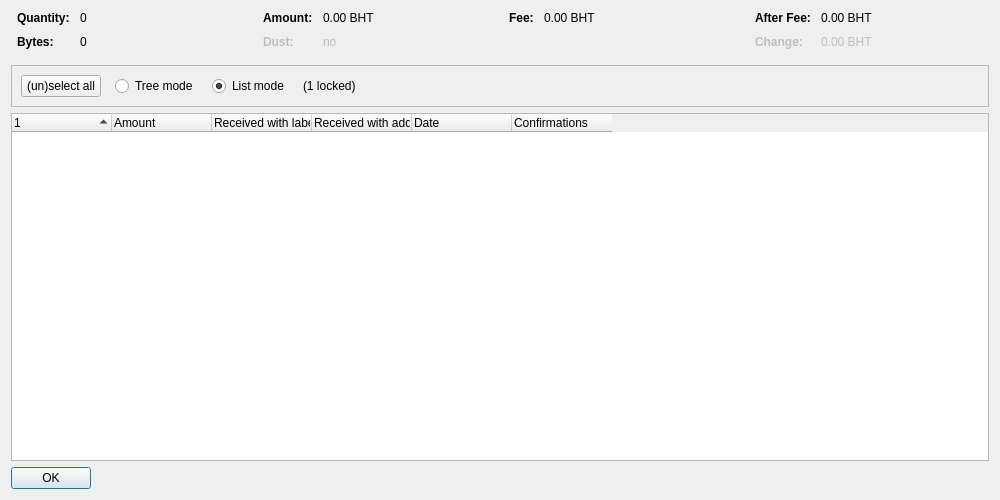
<?xml version="1.0" encoding="UTF-8"?>
<ui version="4.0">
 <class>CoinControlDialog</class>
 <widget class="QDialog" name="CoinControlDialog">
  <property name="geometry">
   <rect>
    <x>0</x>
    <y>0</y>
    <width>1000</width>
    <height>500</height>
   </rect>
  </property>
  <property name="windowTitle">
   <string>Coin Selection</string>
  </property>
  <layout class="QVBoxLayout" name="verticalLayout">
   <item>
    <layout class="QHBoxLayout" name="horizontalLayoutTop" stretch="0,0,0,0">
     <property name="topMargin">
      <number>0</number>
     </property>
     <property name="bottomMargin">
      <number>10</number>
     </property>
     <item>
      <layout class="QFormLayout" name="formLayoutCoinControl1">
       <property name="horizontalSpacing">
        <number>10</number>
       </property>
       <property name="verticalSpacing">
        <number>10</number>
       </property>
       <property name="leftMargin">
        <number>6</number>
       </property>
       <property name="rightMargin">
        <number>6</number>
       </property>
       <item row="0" column="0">
        <widget class="QLabel" name="labelCoinControlQuantityText">
         <property name="font">
          <font>
           <weight>75</weight>
           <bold>true</bold>
          </font>
         </property>
         <property name="text">
          <string>Quantity:</string>
         </property>
        </widget>
       </item>
       <item row="0" column="1">
        <widget class="QLabel" name="labelCoinControlQuantity">
         <property name="cursor">
          <cursorShape>IBeamCursor</cursorShape>
         </property>
         <property name="contextMenuPolicy">
          <enum>Qt::ActionsContextMenu</enum>
         </property>
         <property name="text">
          <string notr="true">0</string>
         </property>
         <property name="textInteractionFlags">
          <set>Qt::LinksAccessibleByMouse|Qt::TextSelectableByKeyboard|Qt::TextSelectableByMouse</set>
         </property>
        </widget>
       </item>
       <item row="1" column="0">
        <widget class="QLabel" name="labelCoinControlBytesText">
         <property name="font">
          <font>
           <weight>75</weight>
           <bold>true</bold>
          </font>
         </property>
         <property name="text">
          <string>Bytes:</string>
         </property>
        </widget>
       </item>
       <item row="1" column="1">
        <widget class="QLabel" name="labelCoinControlBytes">
         <property name="cursor">
          <cursorShape>IBeamCursor</cursorShape>
         </property>
         <property name="contextMenuPolicy">
          <enum>Qt::ActionsContextMenu</enum>
         </property>
         <property name="text">
          <string notr="true">0</string>
         </property>
         <property name="textInteractionFlags">
          <set>Qt::LinksAccessibleByMouse|Qt::TextSelectableByKeyboard|Qt::TextSelectableByMouse</set>
         </property>
        </widget>
       </item>
      </layout>
     </item>
     <item>
      <layout class="QFormLayout" name="formLayoutCoinControl2">
       <property name="horizontalSpacing">
        <number>10</number>
       </property>
       <property name="verticalSpacing">
        <number>10</number>
       </property>
       <property name="leftMargin">
        <number>6</number>
       </property>
       <property name="rightMargin">
        <number>6</number>
       </property>
       <item row="0" column="0">
        <widget class="QLabel" name="labelCoinControlAmountText">
         <property name="font">
          <font>
           <weight>75</weight>
           <bold>true</bold>
          </font>
         </property>
         <property name="text">
          <string>Amount:</string>
         </property>
        </widget>
       </item>
       <item row="0" column="1">
        <widget class="QLabel" name="labelCoinControlAmount">
         <property name="cursor">
          <cursorShape>IBeamCursor</cursorShape>
         </property>
         <property name="contextMenuPolicy">
          <enum>Qt::ActionsContextMenu</enum>
         </property>
         <property name="text">
          <string notr="true">0.00 BHT</string>
         </property>
         <property name="textInteractionFlags">
          <set>Qt::LinksAccessibleByMouse|Qt::TextSelectableByKeyboard|Qt::TextSelectableByMouse</set>
         </property>
        </widget>
       </item>
       <item row="1" column="0">
        <widget class="QLabel" name="labelCoinControlLowOutputText">
         <property name="enabled">
          <bool>false</bool>
         </property>
         <property name="font">
          <font>
           <weight>75</weight>
           <bold>true</bold>
          </font>
         </property>
         <property name="text">
          <string>Dust:</string>
         </property>
        </widget>
       </item>
       <item row="1" column="1">
        <widget class="QLabel" name="labelCoinControlLowOutput">
         <property name="enabled">
          <bool>false</bool>
         </property>
         <property name="cursor">
          <cursorShape>IBeamCursor</cursorShape>
         </property>
         <property name="contextMenuPolicy">
          <enum>Qt::ActionsContextMenu</enum>
         </property>
         <property name="text">
          <string notr="true">no</string>
         </property>
         <property name="textInteractionFlags">
          <set>Qt::LinksAccessibleByMouse|Qt::TextSelectableByKeyboard|Qt::TextSelectableByMouse</set>
         </property>
        </widget>
       </item>
      </layout>
     </item>
     <item>
      <layout class="QFormLayout" name="formLayoutCoinControl3">
       <property name="horizontalSpacing">
        <number>10</number>
       </property>
       <property name="verticalSpacing">
        <number>10</number>
       </property>
       <property name="leftMargin">
        <number>6</number>
       </property>
       <property name="rightMargin">
        <number>6</number>
       </property>
       <item row="0" column="0">
        <widget class="QLabel" name="labelCoinControlFeeText">
         <property name="font">
          <font>
           <weight>75</weight>
           <bold>true</bold>
          </font>
         </property>
         <property name="text">
          <string>Fee:</string>
         </property>
        </widget>
       </item>
       <item row="0" column="1">
        <widget class="QLabel" name="labelCoinControlFee">
         <property name="cursor">
          <cursorShape>IBeamCursor</cursorShape>
         </property>
         <property name="contextMenuPolicy">
          <enum>Qt::ActionsContextMenu</enum>
         </property>
         <property name="text">
          <string notr="true">0.00 BHT</string>
         </property>
         <property name="textInteractionFlags">
          <set>Qt::LinksAccessibleByMouse|Qt::TextSelectableByKeyboard|Qt::TextSelectableByMouse</set>
         </property>
        </widget>
       </item>
      </layout>
     </item>
     <item>
      <layout class="QFormLayout" name="formLayoutCoinControl4">
       <property name="horizontalSpacing">
        <number>10</number>
       </property>
       <property name="verticalSpacing">
        <number>10</number>
       </property>
       <property name="leftMargin">
        <number>6</number>
       </property>
       <property name="rightMargin">
        <number>6</number>
       </property>
       <item row="0" column="0">
        <widget class="QLabel" name="labelCoinControlAfterFeeText">
         <property name="font">
          <font>
           <weight>75</weight>
           <bold>true</bold>
          </font>
         </property>
         <property name="text">
          <string>After Fee:</string>
         </property>
        </widget>
       </item>
       <item row="0" column="1">
        <widget class="QLabel" name="labelCoinControlAfterFee">
         <property name="cursor">
          <cursorShape>IBeamCursor</cursorShape>
         </property>
         <property name="contextMenuPolicy">
          <enum>Qt::ActionsContextMenu</enum>
         </property>
         <property name="text">
          <string notr="true">0.00 BHT</string>
         </property>
         <property name="textInteractionFlags">
          <set>Qt::LinksAccessibleByMouse|Qt::TextSelectableByKeyboard|Qt::TextSelectableByMouse</set>
         </property>
        </widget>
       </item>
       <item row="1" column="0">
        <widget class="QLabel" name="labelCoinControlChangeText">
         <property name="enabled">
          <bool>false</bool>
         </property>
         <property name="font">
          <font>
           <weight>75</weight>
           <bold>true</bold>
          </font>
         </property>
         <property name="text">
          <string>Change:</string>
         </property>
        </widget>
       </item>
       <item row="1" column="1">
        <widget class="QLabel" name="labelCoinControlChange">
         <property name="enabled">
          <bool>false</bool>
         </property>
         <property name="cursor">
          <cursorShape>IBeamCursor</cursorShape>
         </property>
         <property name="contextMenuPolicy">
          <enum>Qt::ActionsContextMenu</enum>
         </property>
         <property name="text">
          <string notr="true">0.00 BHT</string>
         </property>
         <property name="textInteractionFlags">
          <set>Qt::LinksAccessibleByMouse|Qt::TextSelectableByKeyboard|Qt::TextSelectableByMouse</set>
         </property>
        </widget>
       </item>
      </layout>
     </item>
    </layout>
   </item>
   <item>
    <widget class="QFrame" name="frame">
     <property name="minimumSize">
      <size>
       <width>0</width>
       <height>40</height>
      </size>
     </property>
     <property name="frameShape">
      <enum>QFrame::StyledPanel</enum>
     </property>
     <property name="frameShadow">
      <enum>QFrame::Sunken</enum>
     </property>
     <layout class="QHBoxLayout" name="horizontalLayout">
      <item>
       <layout class="QHBoxLayout" name="horizontalLayoutPanel" stretch="0,0,0,0,0">
        <property name="spacing">
         <number>14</number>
        </property>
        <item>
         <widget class="QPushButton" name="pushButtonSelectAll">
          <property name="sizePolicy">
           <sizepolicy hsizetype="Maximum" vsizetype="Fixed">
            <horstretch>0</horstretch>
            <verstretch>0</verstretch>
           </sizepolicy>
          </property>
          <property name="text">
           <string>(un)select all</string>
          </property>
          <property name="autoDefault">
           <bool>false</bool>
          </property>
         </widget>
        </item>
        <item>
         <widget class="QRadioButton" name="radioTreeMode">
          <property name="sizePolicy">
           <sizepolicy hsizetype="Maximum" vsizetype="Fixed">
            <horstretch>0</horstretch>
            <verstretch>0</verstretch>
           </sizepolicy>
          </property>
          <property name="text">
           <string>Tree mode</string>
          </property>
         </widget>
        </item>
        <item>
         <widget class="QRadioButton" name="radioListMode">
          <property name="sizePolicy">
           <sizepolicy hsizetype="Maximum" vsizetype="Fixed">
            <horstretch>0</horstretch>
            <verstretch>0</verstretch>
           </sizepolicy>
          </property>
          <property name="text">
           <string>List mode</string>
          </property>
          <property name="checked">
           <bool>true</bool>
          </property>
         </widget>
        </item>
        <item>
         <widget class="QLabel" name="labelLocked">
          <property name="text">
           <string notr="true">(1 locked)</string>
          </property>
         </widget>
        </item>
        <item>
         <spacer name="horizontalSpacer">
          <property name="orientation">
           <enum>Qt::Horizontal</enum>
          </property>
          <property name="sizeHint" stdset="0">
           <size>
            <width>40</width>
            <height>20</height>
           </size>
          </property>
         </spacer>
        </item>
       </layout>
      </item>
     </layout>
    </widget>
   </item>
   <item>
    <widget class="CoinControlTreeWidget" name="treeWidget">
     <property name="contextMenuPolicy">
      <enum>Qt::CustomContextMenu</enum>
     </property>
     <property name="sortingEnabled">
      <bool>false</bool>
     </property>
     <property name="columnCount">
      <number>6</number>
     </property>
     <attribute name="headerShowSortIndicator" stdset="0">
      <bool>true</bool>
     </attribute>
     <attribute name="headerStretchLastSection">
      <bool>false</bool>
     </attribute>
     <column>
      <property name="text">
       <string/>
      </property>
     </column>
     <column>
      <property name="text">
       <string>Amount</string>
      </property>
     </column>
     <column>
      <property name="text">
       <string>Received with label</string>
      </property>
     </column>
     <column>
      <property name="text">
       <string>Received with address</string>
      </property>
     </column>
     <column>
      <property name="text">
       <string>Date</string>
      </property>
     </column>
     <column>
      <property name="text">
       <string>Confirmations</string>
      </property>
      <property name="toolTip">
       <string>Confirmed</string>
      </property>
     </column>
     <column>
      <property name="text">
       <string/>
      </property>
     </column>
     <column>
      <property name="text">
       <string/>
      </property>
     </column>
     <column>
      <property name="text">
       <string/>
      </property>
     </column>
     <column>
      <property name="text">
       <string/>
      </property>
     </column>
    </widget>
   </item>
   <item>
    <widget class="QDialogButtonBox" name="buttonBox">
     <property name="sizePolicy">
      <sizepolicy hsizetype="Maximum" vsizetype="Fixed">
       <horstretch>0</horstretch>
       <verstretch>0</verstretch>
      </sizepolicy>
     </property>
     <property name="orientation">
      <enum>Qt::Horizontal</enum>
     </property>
     <property name="standardButtons">
      <set>QDialogButtonBox::Ok</set>
     </property>
    </widget>
   </item>
  </layout>
 </widget>
 <customwidgets>
  <customwidget>
   <class>CoinControlTreeWidget</class>
   <extends>QTreeWidget</extends>
   <header>qt/coincontroltreewidget.h</header>
  </customwidget>
 </customwidgets>
 <resources/>
 <connections/>
</ui>
